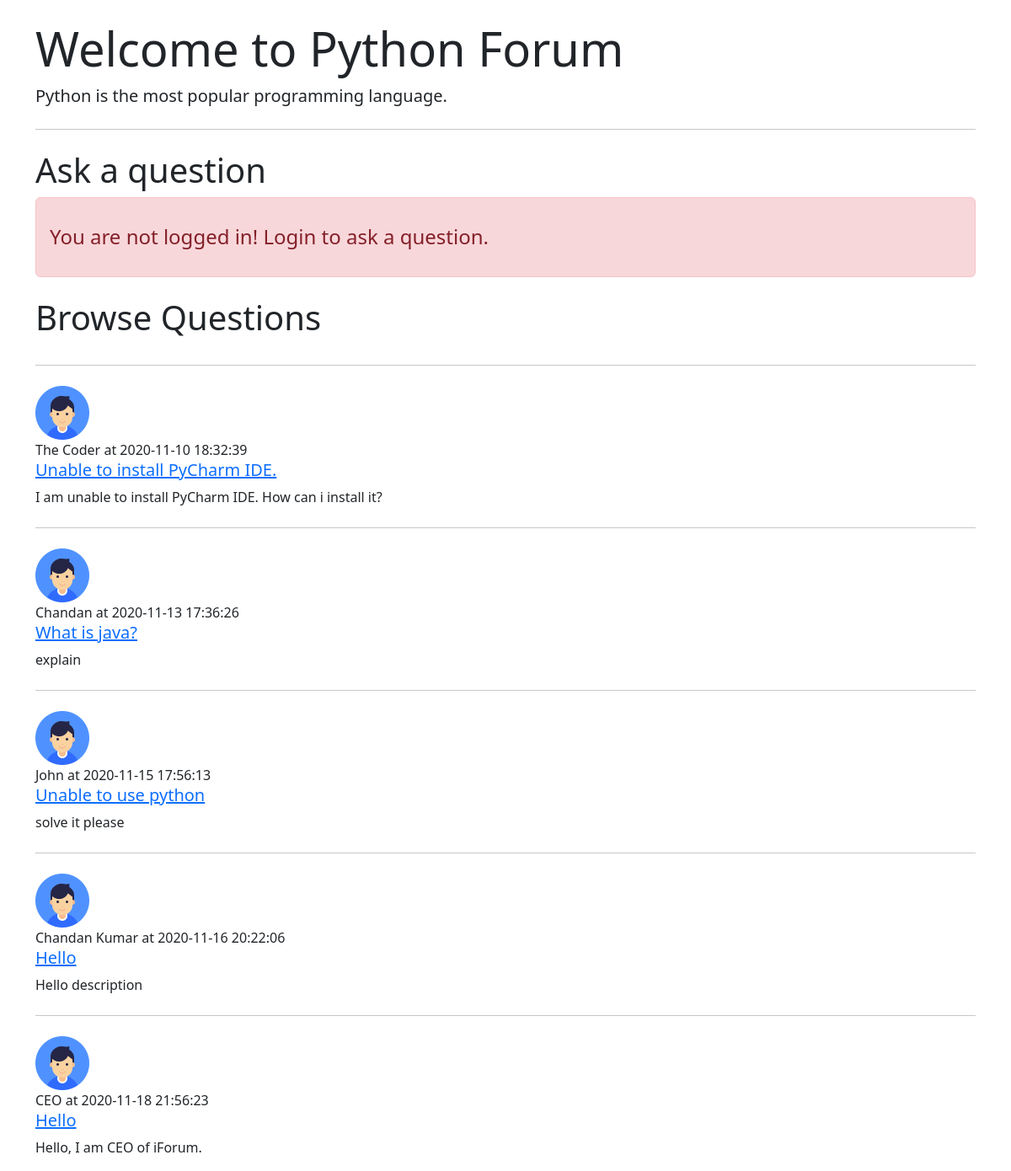
The app's page /threadlist.php?catid=1 with its own data.
### tables this page shows
CREATE TABLE `categories` (
  `category_id` int(20) NOT NULL,
  `category_name` text NOT NULL,
  `category_description` text NOT NULL,
  `create_time` datetime NOT NULL DEFAULT current_timestamp()
);

CREATE TABLE `threads` (
  `thread_id` int(10) NOT NULL,
  `thread_title` text NOT NULL,
  `thread_description` text NOT NULL,
  `thread_cat_id` int(10) NOT NULL,
  `thread_user_id` int(10) NOT NULL,
  `timestamp` datetime NOT NULL DEFAULT current_timestamp()
);

CREATE TABLE `users` (
  `serial_no` int(10) NOT NULL,
  `name` varchar(100) NOT NULL,
  `email` varchar(100) NOT NULL,
  `password` varchar(100) NOT NULL,
  `timestamp` datetime NOT NULL DEFAULT current_timestamp()
);

### threadlist.php (the view, shortened to what this page needs)
<!doctype html>
<html lang="en">
<head>
<link href="https://cdn.jsdelivr.net/npm/bootstrap@5.2.0/dist/css/bootstrap.min.css" rel="stylesheet">
</head>
<body>
    <?php
    $id = $_GET['catid'];
    $sql = "SELECT * FROM categories WHERE category_id=$id";
    $result = mysqli_query($connection, $sql);
    while ($row = mysqli_fetch_assoc($result)) {
        $catname = $row['category_name'];
        $catdesc = $row['category_description'];
    }
    ?>
    <div class="container my-4">
        <div class="jumbotron mr-4 ml-4">
            <h1 class="display-4"><?php echo "Welcome to $catname Forum" ?></h1>
            <p class="lead"><?php echo "$catdesc" ?></p>
            <hr class="my-4">
        </div>
    </div>
    <?php
    if (isset($_SESSION['loggedin']) && isset($_SESSION['loggedin']) == true) {
        echo
            '<div class="container">
    <h1 class="py-2">Ask a question</h1>
        <form method="POST" action="' . $_SERVER['REQUEST_URI'] . '" class="mr-5 ml-5 px-5">
            <div class="form-group">
                <label for="title">Question Title</label>
                <input type="text" class="form-control" id="text" name="title" aria-describedby="text" required>
            </div>
            <div class="form-group">
                <label for="description">Question Description</label>
                <textarea class="form-control" id="description" name="description" rows="3" required></textarea>
            </div>
            <input type="hidden" name="serial_no" value="'.$_SESSION['serial_no'].'">
            <button type="submit" class="btn btn-primary">Ask now</button>
        </form>
    </div>';
    } else {
        echo '<div class="container">
        <h1 class="">Ask a question</h1>
        <div class="alert alert-danger" role="alert">
        <h4 class="mr-5 ml-5 my-3">You are not logged in! Login to ask a question.</h4>
      </div>
      </div>';
    }
    ?>
    <div class="container">
        <h1 class="py-2">Browse Questions</h1>
        <?php
        $id = $_GET['catid'];
        $sql = "SELECT * FROM `threads` WHERE thread_cat_id=$id";
        $result = mysqli_query($connection, $sql);
        while ($row = mysqli_fetch_assoc($result)) {
            $id = $row['thread_id'];
            $title = $row['thread_title'];
            $description = $row['thread_description'];
            $time = $row['timestamp'];
            $thread_user_id = $row['thread_user_id'];
            $sql2 = "SELECT name FROM `users` WHERE serial_no=$thread_user_id";
            $result2 = mysqli_query($connection, $sql2);
            $row2 = mysqli_fetch_assoc($result2);
            echo  '<hr class="my-4">
        <div class="media my-3">
            <img src="img/default-user.png" width="64px" class="mr-3" alt="...">
            <div class="media-body">
            <p class="font-weight-bold my-0">'.$row2['name'].' at ' . $time . '</p>
                <h5 class="mt-0"><a href="thread.php?threadid=' . $id . '">' . $title . '</a></h5>
                ' . $description . '
            </div>
        </div>';
        }
        ?>
    </div>
</body>
</html>

### records on screen
categories: category_name "Python", category_description "Python is the most popular programming language."
threads: users.name "The Coder", timestamp "2020-11-10 18:32:39", thread_title "Unable to install PyCharm IDE.", thread_description "I am unable to install PyCharm IDE. How can i install it?"
threads: users.name "Chandan", timestamp "2020-11-13 17:36:26", thread_title "What is java?", thread_description "explain"
threads: users.name "John", timestamp "2020-11-15 17:56:13", thread_title "Unable to use python", thread_description "solve it please"
threads: users.name "Chandan Kumar", timestamp "2020-11-16 20:22:06", thread_title "Hello", thread_description "Hello description"
threads: users.name "CEO", timestamp "2020-11-18 21:56:23", thread_title "Hello", thread_description "Hello, I am CEO of iForum."
